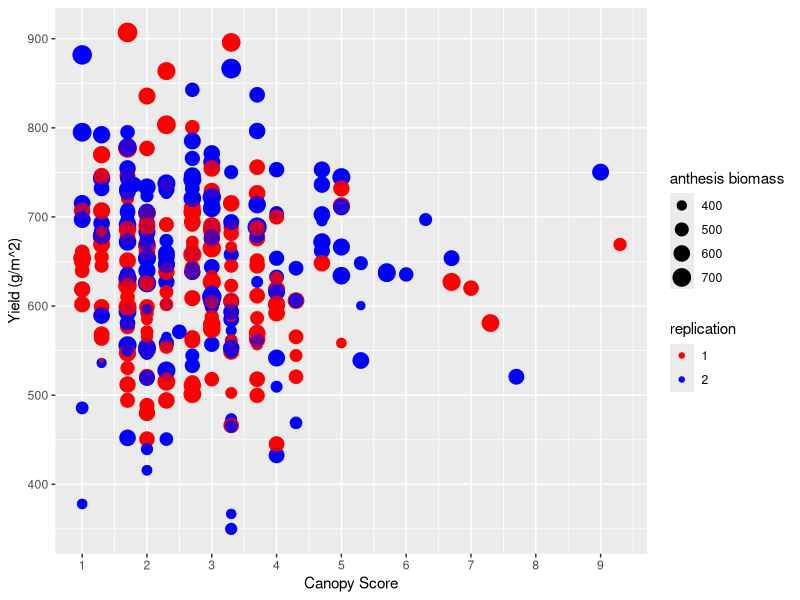
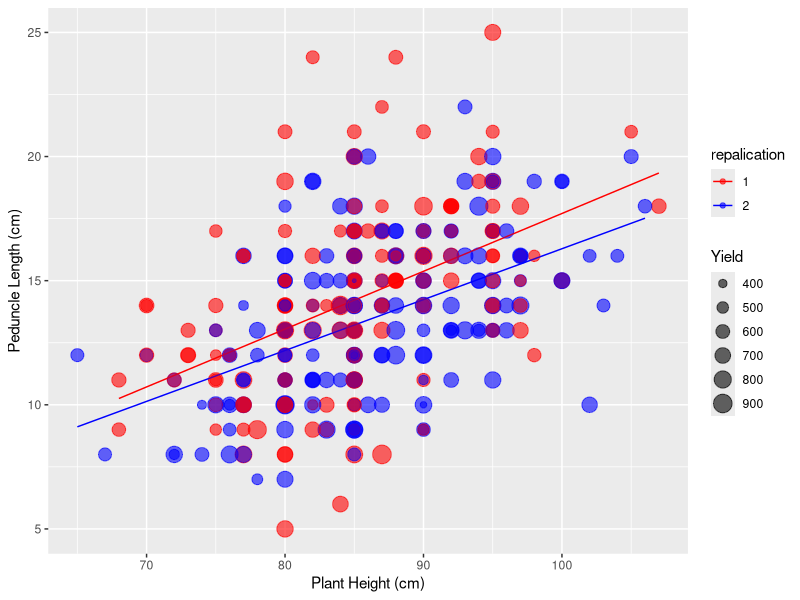
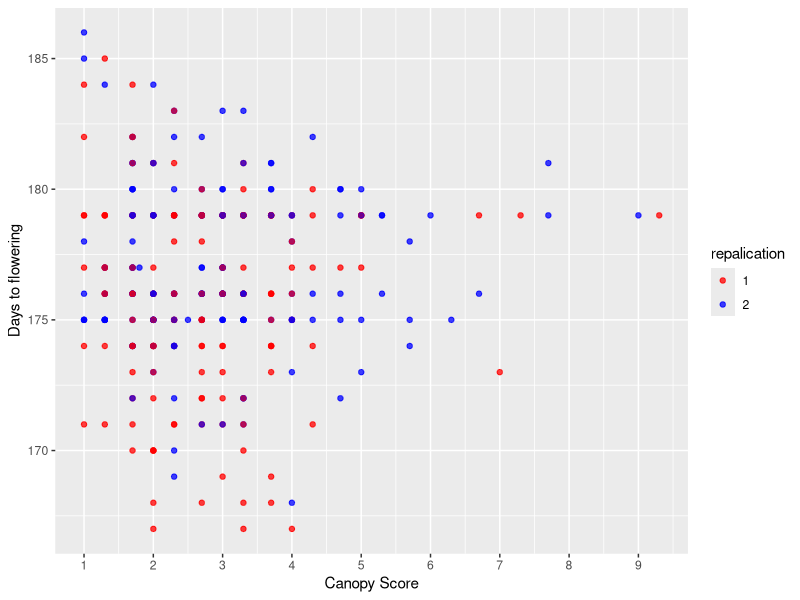

Reproduce these figures in R, in order.
## ---- chunk 1
knitr::opts_chunk$set(
  results = 'asis',
  echo = FALSE,
  warning = FALSE,
  message = FALSE,
  fig.align = 'center'
  )

#Load libraries
library(tidyverse)
library(kableExtra)
## ---- chunk 2
my_ges_2019 <- read_csv("data/my_ges_2019.csv") %>% 
rename('canopy score'= canopy_score,'days to flowering'=flowering_das,'plant height (cm)'=plant_ht,'anthesis biomass (g)'=anthesis_biomass,"peduncle length (cm)"=peduncle_length,'yield (g/m^2)'=plot_yield)

knitr::kable(head(my_ges_2019,n = 5), format = "html", caption = "Key traits measured in spring wheat lines") %>% kable_styling("striped")
## ---- chunk 3
my_ges_2019 <- read_csv("data/my_ges_2019.csv")

my_2019 <-ggplot(data=my_ges_2019,mapping = aes(x = canopy_score, y = plot_yield,color =as.factor(rep), size = anthesis_biomass))+
  geom_point() +
  scale_colour_manual(values = c("red","blue"))
  
my_2019 +
    labs(x="Canopy Score",
         y="Yield (g/m^2)",colour="replication",size="anthesis biomass")+
    geom_point(alpha=0.2)+
  scale_x_continuous(breaks = c(1,2,3,4, 5,6,7,8,9,10))
## ---- chunk 4
my_ges_2019 <- read_csv("data/my_ges_2019.csv")

my_2019 <- ggplot(data = my_ges_2019, aes(x = plant_ht, y = peduncle_length,color =as.factor(rep),size=plot_yield)) +
  geom_point(alpha=0.5) + 
   scale_colour_manual(values = c("red", "blue"))+
  geom_smooth(method = "lm",size=0.5,se=F)
   my_2019+
  labs(x="Plant Height (cm)",
         y="Peduncle Length (cm)",colour="repalication",size="Yield")+
    geom_point(alpha=0.2)
## ---- chunk 5
my_ges_2019 <- read_csv("data/my_ges_2019.csv")

my_2019 <- ggplot(data = my_ges_2019, aes(x = canopy_score, y = flowering_das,color =as.factor(rep))) +
  geom_point(alpha=0.5) + 
   scale_colour_manual(values = c("red", "blue"))
  
   my_2019+
  labs(x="Canopy Score",
         y="Days to flowering",colour="repalication")+
    geom_point(alpha=0.5)+
      scale_x_continuous(breaks = c(1,2,3,4, 5,6,7,8,9,10))
